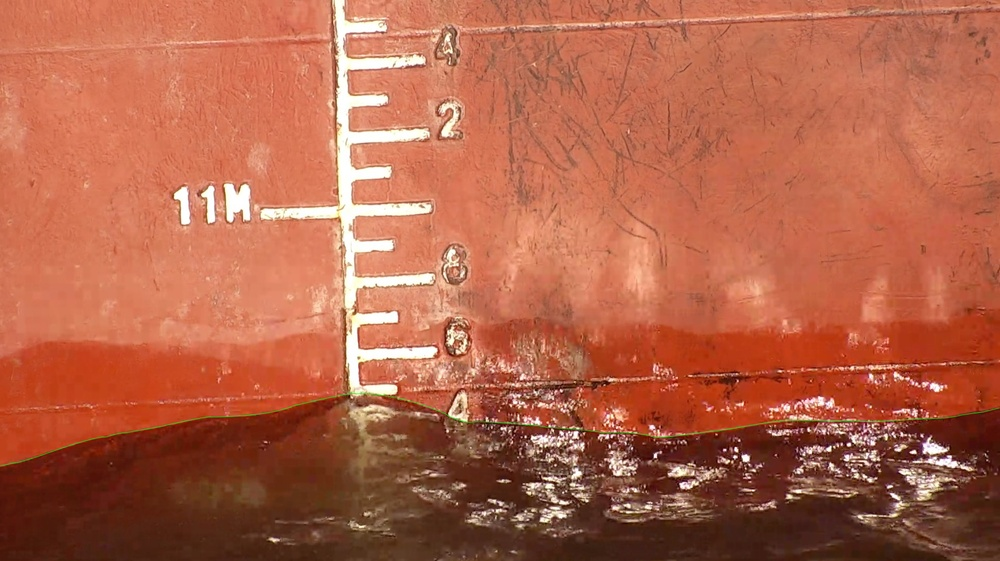
#> input picture mcm_prime/main/boder.jpg, 1000 x 561 px, shrunk from 1645 x 923 before the run
$ python image_processing2.py
#> lines starting #> are read from the running program, lines starting #| are printed output that depends on the picture; after the words box and inside, x2 and y2 are one past the last pixel; in counts of white or black regions, pixels touching at a corner belong together
import numpy as np
import cv2
from PIL import Image

# tag R0 G255 B30


img = cv2.imread("./boder.jpg", 3)
#> img is the input picture: shape (561, 1000, 3); mean B, G, R 73.2, 99.8, 179
result_img = np.zeros([img.shape[0], img.shape[1], img.shape[2]])
img[10][10] = [0, 255, 30]
#> img: shape (561, 1000, 3); under 0.01% of pixels changed, all inside (x1, y1, x2, y2) = (10, 10, 11, 11)
for x in range(0, img.shape[0]):
    for y in range(0, img.shape[1]):
        if (img[x][y] == [0, 255, 30]).all():
            result_img[x][y] = [255, 255, 255]
        if x > 0 and (result_img[x - 1][y] == [255, 255, 255]).all():
            result_img[x][y] = [255, 255, 255]
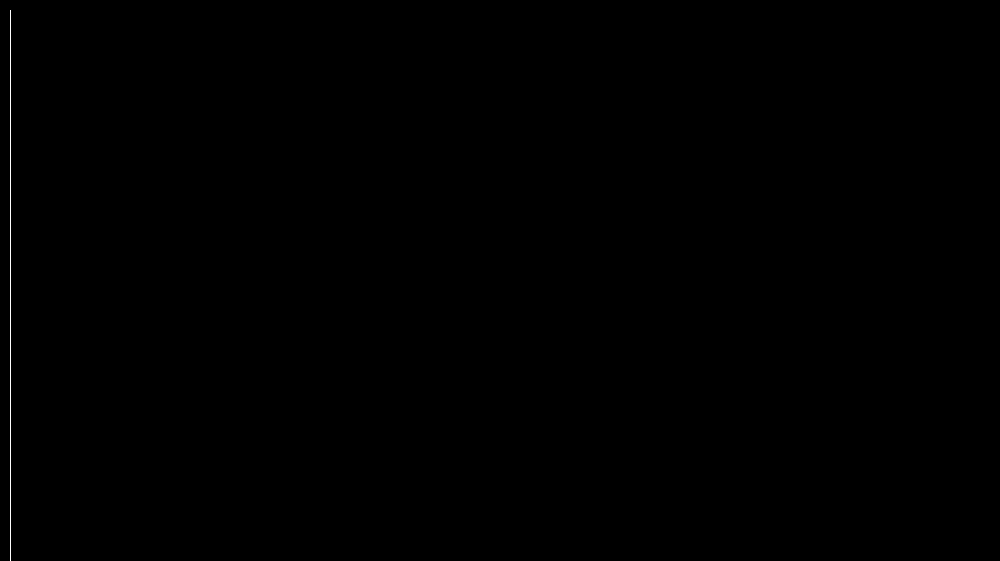
#> result_img: shape (561, 1000, 3) float64; 0.1% white in thin lines or dots, all inside (x1, y1, x2, y2) = (10, 10, 11, 561)

cv2.imwrite("./result2.jpg", result_img)
